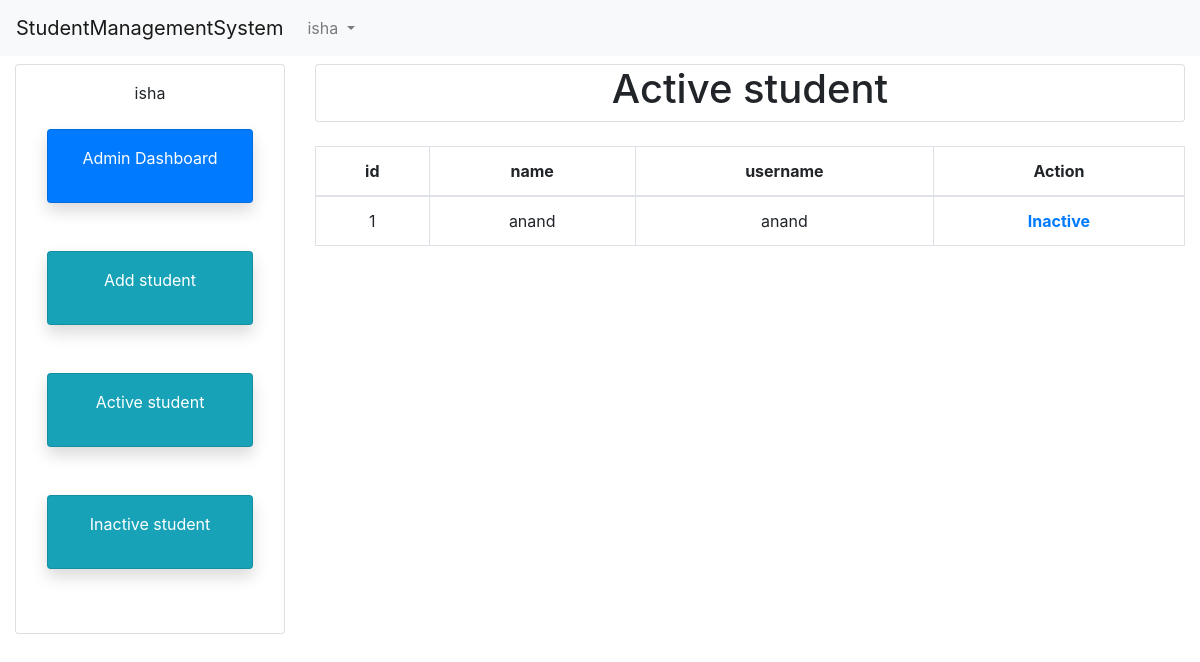
The app's page /home/active/ (signed in) with its own data.
### accounts/models.py (models this page shows)
class myUser(AbstractUser):
    name=models.CharField(max_length=100,default=False)
    contact=models.CharField(max_length=50,default=False)
    status=models.CharField(max_length=10,default="active")
    rule=models.CharField(max_length=10,default=False)

### home/models.py (models this page shows, shortened)
class Student(models.Model):
    name=models.CharField(max_length=50)
    contact=models.IntegerField()
    email=models.CharField(max_length=200)
    username=models.CharField(max_length=100)
    password=models.CharField(max_length=100)
    status=models.CharField(max_length=100)
    rule=models.CharField(max_length=100)
    date=models.DateTimeField(auto_now_add=True)
    login=models.ForeignKey(Login,on_delete=models.CASCADE)

### home/views.py (the view)
# urls.py: path('active/', activeStudent,name="activeStudent"),
@login_required(login_url='/accounts/login/')
def activeStudent(request):
    student_dtl=Student.objects.filter(status="active")
    data={
            'student_dtl':student_dtl,
    }
    return render(request,"home/activestudent.html",data)

### templates/home/activestudent.html (shortened to what this page needs)
<!DOCTYPE html>
<html lang="en">
<head>
    <link rel="stylesheet" href="https://cdn.jsdelivr.net/npm/bootstrap@4.6.0/dist/css/bootstrap.min.css">
</head>
<body>
    {% include 'topnav.html'%}
    <div class="container-fluid mt-2 text-center">
        <div class="row">
            <div class="col-md-3">
                <div class="card p-3">
                    {% include 'sidenav.html'%}
                </div>
            </div>
            <div class="col-md-9">
                <div class="card">
                    <h1>Active student</h1>
                </div>
                <table class="table table-bordered mt-4">
                    <thead>
                        <tr>
                            <th scope="col">id</th>
                            <th scope="col">name</th>
                            <th scope="col">username</th>
                            <th scope="col">Action</th>
                        </tr>
                    </thead>
                    <tbody>
                        {% for p in student_dtl %}
                        <tr>
                            <td>{{p.id}}</td>
                            <td>{{p.name}}</td>
                            <td>{{p.username}}</td>
                            <th scope="row"><a href="/home/status/{{p.id}}">Inactive</a></th>
                          </tr>
                          {%endfor%}
                    </tbody>
                </table>
            </div>
        </div>
    </div>
</body>
</html>

### templates/topnav.html (shortened to what this page needs)
{% block content %}
<nav class="navbar navbar-expand-lg navbar-light bg-light">
    <a class="navbar-brand" href="/buyer/productlist">StudentManagementSystem</a>
    <div class="collapse navbar-collapse" id="navbarSupportedContent">
      <ul class="navbar-nav mr-auto">
        <li class="nav-item dropdown">
          <a class="nav-link dropdown-toggle" href="#" id="navbarDropdown" role="button" data-toggle="dropdown" aria-haspopup="true" aria-expanded="false">
            {{ user.username}}
          </a>
        </li>
      </ul>
    </div>
  </nav>
  {% endblock %}

### templates/sidenav.html
    {% block content %}
    <div class="col ">
            <p>{{user.username}}</p>
    </div>
    <div class="col">
        <a href="/home/adminsite">
            <div class="card mt-2 text-white bg-primary mb-3 shadow p-3 mb-5">
                <p>Admin Dashboard</p>
            </div>
         </a>
         <a href="/home/addstudent">
            <div class="card mt-2 text-white bg-info mb-3 shadow p-3 mb-5">
                <p>Add student</p>
            </div>
        </a>
         <a href="/home/active">
            <div class="card mt-2 text-white bg-info mb-3 shadow p-3 mb-5">
                <p>Active student</p>
            </div>
        </a>
         <a href="/home/inactive">
            <div class="card mt-2 text-white bg-info mb-3 shadow p-3 mb-5">
                <p>Inactive student</p>
            </div>
        </a>
    </div>
    {% endblock %}

### records on screen
myUser: username "isha"
Student: id "1", name "anand", username "anand"
